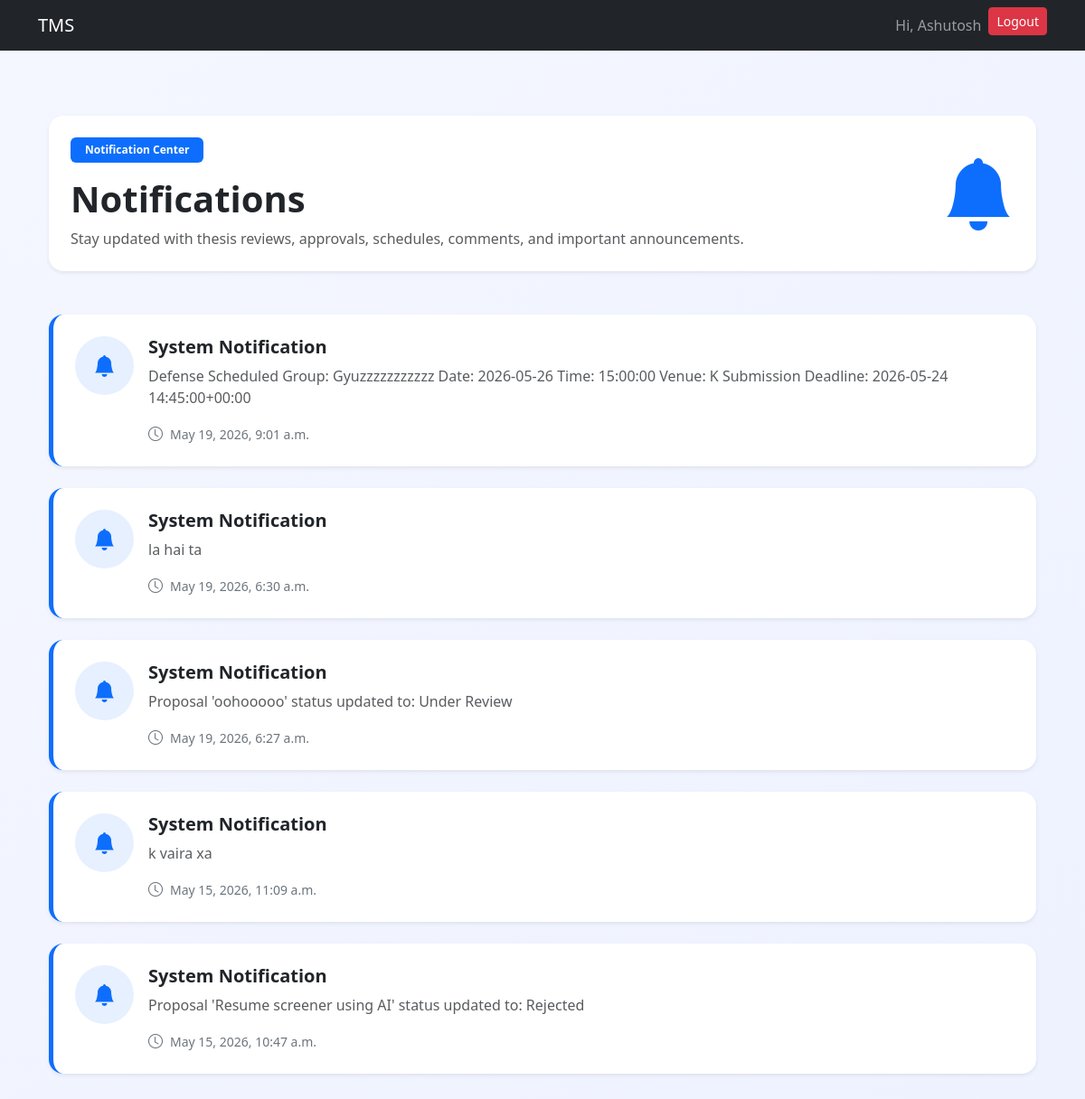
Screenshot of /notification/student/ (signed in) with the database file from the repository.
### users/models.py (models this page shows, shortened)
class User(AbstractUser):
    username = models.CharField(max_length=100, unique=True)
    email = models.EmailField(unique=True)
    role = models.CharField(max_length=10, choices=ROLE_CHOICES)
    USERNAME_FIELD = "email"
    REQUIRED_FIELDS = ["username"]

### notification/models.py (models this page shows, shortened)
class Notification(models.Model):
    user = models.ForeignKey(User,on_delete=models.CASCADE)
    sent_by = models.ForeignKey(User,on_delete=models.SET_NULL,null=True,related_name='sent_notifications')
    message = models.TextField()
    is_read = models.BooleanField(default=False)
    created_at = models.DateTimeField(auto_now_add=True)
    is_popup_shown = models.BooleanField(default=False)

### notification/views.py (the view)
# urls.py: path('student/',student_notifications,name='student_notifications'),
@login_required
def student_notifications(request):
    notifications = Notification.objects.filter(
        user=request.user
    ).order_by('-created_at')
    context = {
        'notifications': notifications
    }
    return render(
        request,
        'notification/student_notifications.html',
        context
    )

### notification/templates/notification/student_notifications.html (shortened to what this page needs)
{% extends "base.html" %}
{% block start %}
<div class="container py-5">
    <div class="notification-header shadow-sm rounded-4 p-4 mb-5">
        <div class="d-flex flex-column flex-md-row justify-content-between align-items-center">
            <div>
                <span class="badge bg-primary px-3 py-2 mb-3">
                    Notification Center
                </span>
                <h1 class="fw-bold mb-2">
                    Notifications
                </h1>
                <p class="text-muted mb-0">
                    Stay updated with thesis reviews, approvals,
                    schedules, comments, and important announcements.
                </p>
            </div>
            <div class="mt-3 mt-md-0">
                <i class="bi bi-bell-fill notification-main-icon"></i>
            </div>
        </div>
    </div>
    {% for notification in notifications %}
    <div class="notification-card shadow-sm rounded-4 p-4 mb-4">
        <div class="d-flex align-items-start">
            <div class="notification-icon me-3">
                <i class="bi bi-bell-fill"></i>
            </div>
            <div class="flex-grow-1">
                <div class="d-flex justify-content-between align-items-start flex-wrap">
                    <div>
                        <h5 class="fw-bold mb-2">
                            System Notification
                        </h5>
                        <p class="text-muted mb-3">
                            {{ notification.message }}
                        </p>
                    </div>
                </div>
                <div class="d-flex align-items-center text-secondary">
                    <i class="bi bi-clock me-2"></i>
                    <small>
                        {{ notification.created_at }}
                    </small>
                </div>
            </div>
        </div>
    </div>
    {% endfor %}
</div>
<link rel="stylesheet"
href="https://cdn.jsdelivr.net/npm/bootstrap-icons@1.11.3/font/bootstrap-icons.min.css">
{% endblock %}

### users/templates/base.html (shortened to what this page needs)
<!DOCTYPE html>
<html lang="en">
<head>
    <link href="https://cdn.jsdelivr.net/npm/bootstrap@5.3.8/dist/css/bootstrap.min.css" rel="stylesheet">
</head>
<body>
    <nav class="navbar navbar-expand-lg navbar-dark bg-dark">
        <div class="container">
            <a class="navbar-brand" href="/">TMS</a>
            <div class="collapse navbar-collapse" id="navbarNav">
                <ul class="navbar-nav ms-auto">
                    {% if request.user.is_authenticated %}
                    <li class="nav-item">
                        <span class="nav-link">Hi, {{ request.user.first_name }}</span>
                    </li>
                    <li class="nav-item">
                        <a href="/logout/" class="btn btn-danger btn-sm">Logout</a>
                    </li>
                    {% endif %}
                </ul>
            </div>
        </div>
    </nav>
    <div class="container mt-4">
        {% block start %}
        {% endblock %}
    </div>
</body>
</html>

### notification/templates/notification/student_notifications.html (style rules this page uses)
body { background: linear-gradient(to bottom right, #f4f7ff, #eef2ff); }
.rounded-4 { border-radius: 1.2rem; }
.notification-header { background: white; }
.notification-main-icon { font-size: 5rem; color: #0d6efd; }
.notification-card { background: white; transition: all 0.3s ease; border-left: 5px solid #0d6efd; }
.notification-icon { width: 65px; height: 65px; border-radius: 50%; background: rgba(13,110,253,0.1); color: #0d6efd; display: flex; align-items: center; justify-content: center; font-size: 1.5rem; flex-shrink: 0; }

### rows the page displays
User: user.first_name "Ashutosh"
Notification: message "Defense Scheduled Group: Gyuzzzzzzzzzzz Date: 2026-05-26 Time: 15:00:00 Venue: K Submission Deadline: 2026-05-24 14:45:00+00:00", created_at "May 19, 2026, 9:01 a.m."
Notification: message "la hai ta", created_at "May 19, 2026, 6:30 a.m."
Notification: message "Proposal 'oohooooo' status updated to: Under Review", created_at "May 19, 2026, 6:27 a.m."
Notification: message "k vaira xa", created_at "May 15, 2026, 11:09 a.m."
Notification: message "Proposal 'Resume screener using AI' status updated to: Rejected", created_at "May 15, 2026, 10:47 a.m."
